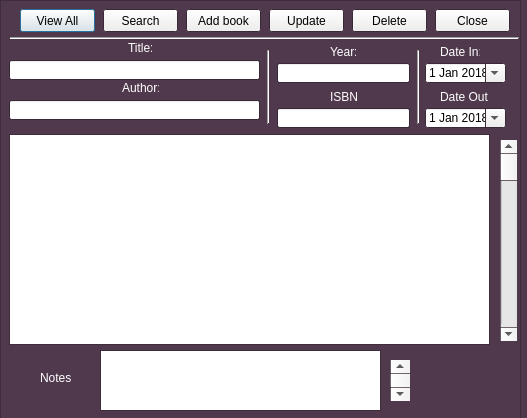
<?xml version="1.0" encoding="UTF-8"?>
<ui version="4.0">
 <class>Dialog</class>
 <widget class="QDialog" name="Dialog">
  <property name="geometry">
   <rect>
    <x>0</x>
    <y>0</y>
    <width>527</width>
    <height>418</height>
   </rect>
  </property>
  <property name="palette">
   <palette>
    <active>
     <colorrole role="Base">
      <brush brushstyle="SolidPattern">
       <color alpha="255">
        <red>255</red>
        <green>255</green>
        <blue>255</blue>
       </color>
      </brush>
     </colorrole>
     <colorrole role="Window">
      <brush brushstyle="SolidPattern">
       <color alpha="255">
        <red>80</red>
        <green>57</green>
        <blue>76</blue>
       </color>
      </brush>
     </colorrole>
    </active>
    <inactive>
     <colorrole role="Base">
      <brush brushstyle="SolidPattern">
       <color alpha="255">
        <red>255</red>
        <green>255</green>
        <blue>255</blue>
       </color>
      </brush>
     </colorrole>
     <colorrole role="Window">
      <brush brushstyle="SolidPattern">
       <color alpha="255">
        <red>80</red>
        <green>57</green>
        <blue>76</blue>
       </color>
      </brush>
     </colorrole>
    </inactive>
    <disabled>
     <colorrole role="Base">
      <brush brushstyle="SolidPattern">
       <color alpha="255">
        <red>80</red>
        <green>57</green>
        <blue>76</blue>
       </color>
      </brush>
     </colorrole>
     <colorrole role="Window">
      <brush brushstyle="SolidPattern">
       <color alpha="255">
        <red>80</red>
        <green>57</green>
        <blue>76</blue>
       </color>
      </brush>
     </colorrole>
    </disabled>
   </palette>
  </property>
  <property name="windowTitle">
   <string>bookstore by SIStech</string>
  </property>
  <property name="windowIcon">
   <iconset>
    <normaloff>../../../../../../../../Public/Pictures/Sample Pictures/Jellyfish.jpg</normaloff>../../../../../../../../Public/Pictures/Sample Pictures/Jellyfish.jpg</iconset>
  </property>
  <property name="sizeGripEnabled">
   <bool>false</bool>
  </property>
  <property name="modal">
   <bool>false</bool>
  </property>
  <widget class="QPushButton" name="button_view">
   <property name="geometry">
    <rect>
     <x>20</x>
     <y>9</y>
     <width>75</width>
     <height>23</height>
    </rect>
   </property>
   <property name="text">
    <string>View All</string>
   </property>
  </widget>
  <widget class="QPushButton" name="button_search">
   <property name="geometry">
    <rect>
     <x>103</x>
     <y>9</y>
     <width>75</width>
     <height>23</height>
    </rect>
   </property>
   <property name="text">
    <string>Search</string>
   </property>
  </widget>
  <widget class="QPushButton" name="button_add">
   <property name="geometry">
    <rect>
     <x>186</x>
     <y>9</y>
     <width>75</width>
     <height>23</height>
    </rect>
   </property>
   <property name="text">
    <string>Add book</string>
   </property>
  </widget>
  <widget class="QPushButton" name="button_update">
   <property name="geometry">
    <rect>
     <x>269</x>
     <y>9</y>
     <width>75</width>
     <height>23</height>
    </rect>
   </property>
   <property name="text">
    <string>Update</string>
   </property>
  </widget>
  <widget class="QPushButton" name="button_delete">
   <property name="geometry">
    <rect>
     <x>352</x>
     <y>9</y>
     <width>75</width>
     <height>23</height>
    </rect>
   </property>
   <property name="text">
    <string>Delete</string>
   </property>
  </widget>
  <widget class="QPushButton" name="button_close">
   <property name="geometry">
    <rect>
     <x>435</x>
     <y>9</y>
     <width>75</width>
     <height>23</height>
    </rect>
   </property>
   <property name="text">
    <string>Close</string>
   </property>
  </widget>
  <widget class="Line" name="line">
   <property name="geometry">
    <rect>
     <x>10</x>
     <y>30</y>
     <width>509</width>
     <height>16</height>
    </rect>
   </property>
   <property name="orientation">
    <enum>Qt::Horizontal</enum>
   </property>
  </widget>
  <widget class="QLabel" name="label_title">
   <property name="geometry">
    <rect>
     <x>128</x>
     <y>40</y>
     <width>24</width>
     <height>16</height>
    </rect>
   </property>
   <property name="palette">
    <palette>
     <active>
      <colorrole role="WindowText">
       <brush brushstyle="SolidPattern">
        <color alpha="255">
         <red>255</red>
         <green>255</green>
         <blue>255</blue>
        </color>
       </brush>
      </colorrole>
      <colorrole role="Text">
       <brush brushstyle="SolidPattern">
        <color alpha="255">
         <red>0</red>
         <green>0</green>
         <blue>0</blue>
        </color>
       </brush>
      </colorrole>
     </active>
     <inactive>
      <colorrole role="WindowText">
       <brush brushstyle="SolidPattern">
        <color alpha="255">
         <red>255</red>
         <green>255</green>
         <blue>255</blue>
        </color>
       </brush>
      </colorrole>
      <colorrole role="Text">
       <brush brushstyle="SolidPattern">
        <color alpha="255">
         <red>0</red>
         <green>0</green>
         <blue>0</blue>
        </color>
       </brush>
      </colorrole>
     </inactive>
     <disabled>
      <colorrole role="WindowText">
       <brush brushstyle="SolidPattern">
        <color alpha="255">
         <red>120</red>
         <green>120</green>
         <blue>120</blue>
        </color>
       </brush>
      </colorrole>
      <colorrole role="Text">
       <brush brushstyle="SolidPattern">
        <color alpha="255">
         <red>120</red>
         <green>120</green>
         <blue>120</blue>
        </color>
       </brush>
      </colorrole>
     </disabled>
    </palette>
   </property>
   <property name="text">
    <string>Title:</string>
   </property>
  </widget>
  <widget class="QLabel" name="label_year">
   <property name="geometry">
    <rect>
     <x>330</x>
     <y>44</y>
     <width>26</width>
     <height>16</height>
    </rect>
   </property>
   <property name="palette">
    <palette>
     <active>
      <colorrole role="WindowText">
       <brush brushstyle="SolidPattern">
        <color alpha="255">
         <red>255</red>
         <green>255</green>
         <blue>255</blue>
        </color>
       </brush>
      </colorrole>
     </active>
     <inactive>
      <colorrole role="WindowText">
       <brush brushstyle="SolidPattern">
        <color alpha="255">
         <red>255</red>
         <green>255</green>
         <blue>255</blue>
        </color>
       </brush>
      </colorrole>
     </inactive>
     <disabled>
      <colorrole role="WindowText">
       <brush brushstyle="SolidPattern">
        <color alpha="255">
         <red>120</red>
         <green>120</green>
         <blue>120</blue>
        </color>
       </brush>
      </colorrole>
     </disabled>
    </palette>
   </property>
   <property name="text">
    <string>Year:</string>
   </property>
  </widget>
  <widget class="QLabel" name="label_date_in">
   <property name="geometry">
    <rect>
     <x>440</x>
     <y>44</y>
     <width>40</width>
     <height>16</height>
    </rect>
   </property>
   <property name="palette">
    <palette>
     <active>
      <colorrole role="WindowText">
       <brush brushstyle="SolidPattern">
        <color alpha="255">
         <red>255</red>
         <green>255</green>
         <blue>255</blue>
        </color>
       </brush>
      </colorrole>
     </active>
     <inactive>
      <colorrole role="WindowText">
       <brush brushstyle="SolidPattern">
        <color alpha="255">
         <red>255</red>
         <green>255</green>
         <blue>255</blue>
        </color>
       </brush>
      </colorrole>
     </inactive>
     <disabled>
      <colorrole role="WindowText">
       <brush brushstyle="SolidPattern">
        <color alpha="255">
         <red>120</red>
         <green>120</green>
         <blue>120</blue>
        </color>
       </brush>
      </colorrole>
     </disabled>
    </palette>
   </property>
   <property name="text">
    <string>Date In:</string>
   </property>
  </widget>
  <widget class="Line" name="line_2">
   <property name="geometry">
    <rect>
     <x>260</x>
     <y>50</y>
     <width>16</width>
     <height>74</height>
    </rect>
   </property>
   <property name="orientation">
    <enum>Qt::Vertical</enum>
   </property>
  </widget>
  <widget class="Line" name="line_3">
   <property name="geometry">
    <rect>
     <x>410</x>
     <y>50</y>
     <width>16</width>
     <height>74</height>
    </rect>
   </property>
   <property name="orientation">
    <enum>Qt::Vertical</enum>
   </property>
  </widget>
  <widget class="QLineEdit" name="lineEdit_title">
   <property name="geometry">
    <rect>
     <x>9</x>
     <y>60</y>
     <width>251</width>
     <height>20</height>
    </rect>
   </property>
  </widget>
  <widget class="QLineEdit" name="lineEdit_year">
   <property name="geometry">
    <rect>
     <x>277</x>
     <y>63</y>
     <width>133</width>
     <height>20</height>
    </rect>
   </property>
  </widget>
  <widget class="QDateEdit" name="dateEdit_in">
   <property name="geometry">
    <rect>
     <x>425</x>
     <y>63</y>
     <width>81</width>
     <height>20</height>
    </rect>
   </property>
   <property name="dateTime">
    <datetime>
     <hour>0</hour>
     <minute>0</minute>
     <second>0</second>
     <year>2018</year>
     <month>1</month>
     <day>1</day>
    </datetime>
   </property>
   <property name="calendarPopup">
    <bool>true</bool>
   </property>
  </widget>
  <widget class="QLabel" name="label_author">
   <property name="geometry">
    <rect>
     <x>122</x>
     <y>80</y>
     <width>37</width>
     <height>16</height>
    </rect>
   </property>
   <property name="palette">
    <palette>
     <active>
      <colorrole role="WindowText">
       <brush brushstyle="SolidPattern">
        <color alpha="255">
         <red>255</red>
         <green>255</green>
         <blue>255</blue>
        </color>
       </brush>
      </colorrole>
     </active>
     <inactive>
      <colorrole role="WindowText">
       <brush brushstyle="SolidPattern">
        <color alpha="255">
         <red>255</red>
         <green>255</green>
         <blue>255</blue>
        </color>
       </brush>
      </colorrole>
     </inactive>
     <disabled>
      <colorrole role="WindowText">
       <brush brushstyle="SolidPattern">
        <color alpha="255">
         <red>120</red>
         <green>120</green>
         <blue>120</blue>
        </color>
       </brush>
      </colorrole>
     </disabled>
    </palette>
   </property>
   <property name="text">
    <string>Author:</string>
   </property>
  </widget>
  <widget class="QLabel" name="label_isbn">
   <property name="geometry">
    <rect>
     <x>330</x>
     <y>89</y>
     <width>27</width>
     <height>16</height>
    </rect>
   </property>
   <property name="palette">
    <palette>
     <active>
      <colorrole role="WindowText">
       <brush brushstyle="SolidPattern">
        <color alpha="255">
         <red>255</red>
         <green>255</green>
         <blue>255</blue>
        </color>
       </brush>
      </colorrole>
     </active>
     <inactive>
      <colorrole role="WindowText">
       <brush brushstyle="SolidPattern">
        <color alpha="255">
         <red>255</red>
         <green>255</green>
         <blue>255</blue>
        </color>
       </brush>
      </colorrole>
     </inactive>
     <disabled>
      <colorrole role="WindowText">
       <brush brushstyle="SolidPattern">
        <color alpha="255">
         <red>120</red>
         <green>120</green>
         <blue>120</blue>
        </color>
       </brush>
      </colorrole>
     </disabled>
    </palette>
   </property>
   <property name="text">
    <string>ISBN:</string>
   </property>
  </widget>
  <widget class="QLabel" name="label_date_out">
   <property name="geometry">
    <rect>
     <x>440</x>
     <y>89</y>
     <width>48</width>
     <height>16</height>
    </rect>
   </property>
   <property name="palette">
    <palette>
     <active>
      <colorrole role="WindowText">
       <brush brushstyle="SolidPattern">
        <color alpha="255">
         <red>255</red>
         <green>255</green>
         <blue>255</blue>
        </color>
       </brush>
      </colorrole>
     </active>
     <inactive>
      <colorrole role="WindowText">
       <brush brushstyle="SolidPattern">
        <color alpha="255">
         <red>255</red>
         <green>255</green>
         <blue>255</blue>
        </color>
       </brush>
      </colorrole>
     </inactive>
     <disabled>
      <colorrole role="WindowText">
       <brush brushstyle="SolidPattern">
        <color alpha="255">
         <red>120</red>
         <green>120</green>
         <blue>120</blue>
        </color>
       </brush>
      </colorrole>
     </disabled>
    </palette>
   </property>
   <property name="text">
    <string>Date Out:</string>
   </property>
  </widget>
  <widget class="QLineEdit" name="lineEdit_author">
   <property name="geometry">
    <rect>
     <x>9</x>
     <y>100</y>
     <width>251</width>
     <height>20</height>
    </rect>
   </property>
  </widget>
  <widget class="QLineEdit" name="lineEdit_isbn">
   <property name="geometry">
    <rect>
     <x>277</x>
     <y>108</y>
     <width>133</width>
     <height>20</height>
    </rect>
   </property>
  </widget>
  <widget class="QDateEdit" name="dateEdit_out">
   <property name="geometry">
    <rect>
     <x>425</x>
     <y>108</y>
     <width>81</width>
     <height>20</height>
    </rect>
   </property>
   <property name="dateTime">
    <datetime>
     <hour>0</hour>
     <minute>0</minute>
     <second>0</second>
     <year>2018</year>
     <month>1</month>
     <day>1</day>
    </datetime>
   </property>
   <property name="calendarPopup">
    <bool>true</bool>
   </property>
  </widget>
  <widget class="QTableView" name="tableView">
   <property name="geometry">
    <rect>
     <x>9</x>
     <y>134</y>
     <width>481</width>
     <height>211</height>
    </rect>
   </property>
  </widget>
  <widget class="QScrollBar" name="verticalScrollBar">
   <property name="geometry">
    <rect>
     <x>500</x>
     <y>140</y>
     <width>17</width>
     <height>201</height>
    </rect>
   </property>
   <property name="orientation">
    <enum>Qt::Vertical</enum>
   </property>
  </widget>
  <widget class="QLabel" name="label">
   <property name="geometry">
    <rect>
     <x>40</x>
     <y>370</y>
     <width>32</width>
     <height>16</height>
    </rect>
   </property>
   <property name="palette">
    <palette>
     <active>
      <colorrole role="WindowText">
       <brush brushstyle="SolidPattern">
        <color alpha="255">
         <red>255</red>
         <green>255</green>
         <blue>255</blue>
        </color>
       </brush>
      </colorrole>
     </active>
     <inactive>
      <colorrole role="WindowText">
       <brush brushstyle="SolidPattern">
        <color alpha="255">
         <red>255</red>
         <green>255</green>
         <blue>255</blue>
        </color>
       </brush>
      </colorrole>
     </inactive>
     <disabled>
      <colorrole role="WindowText">
       <brush brushstyle="SolidPattern">
        <color alpha="255">
         <red>120</red>
         <green>120</green>
         <blue>120</blue>
        </color>
       </brush>
      </colorrole>
     </disabled>
    </palette>
   </property>
   <property name="text">
    <string>Notes:</string>
   </property>
  </widget>
  <widget class="QTextBrowser" name="textBrowser">
   <property name="geometry">
    <rect>
     <x>100</x>
     <y>350</y>
     <width>281</width>
     <height>61</height>
    </rect>
   </property>
  </widget>
  <widget class="QScrollBar" name="verticalScrollBar_2">
   <property name="geometry">
    <rect>
     <x>390</x>
     <y>360</y>
     <width>20</width>
     <height>41</height>
    </rect>
   </property>
   <property name="orientation">
    <enum>Qt::Vertical</enum>
   </property>
  </widget>
  <widget class="QFrame" name="frame">
   <property name="geometry">
    <rect>
     <x>0</x>
     <y>0</y>
     <width>521</width>
     <height>421</height>
    </rect>
   </property>
   <property name="frameShape">
    <enum>QFrame::StyledPanel</enum>
   </property>
   <property name="frameShadow">
    <enum>QFrame::Raised</enum>
   </property>
  </widget>
 </widget>
 <resources/>
 <connections/>
</ui>
